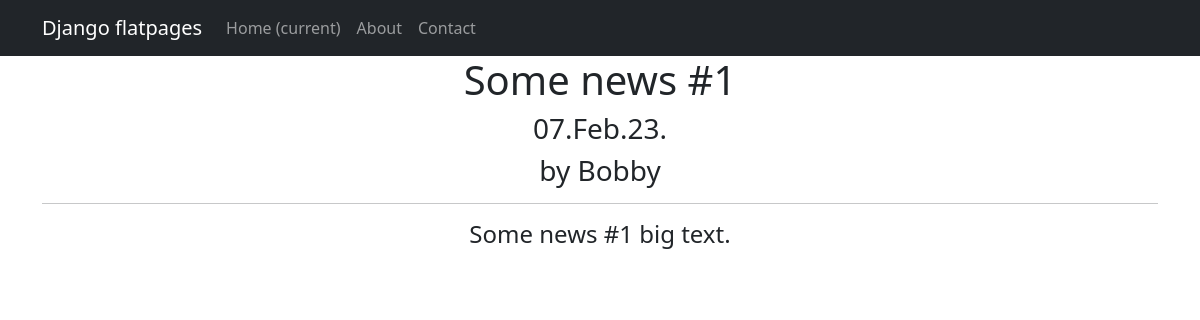
Screenshot of /news/1 with the database file from the repository.
### news/models.py (models this page shows, shortened)
class Post(models.Model):
    NEWS = 'NWS'
    ARTICLE = 'ART'
    CHOICES = [
        (NEWS, 'Новость'),
        (ARTICLE, 'Статья')
    ]
    author_of_post = models.ForeignKey(Author, on_delete=models.CASCADE)
    post_type = models.CharField(max_length=3, choices=CHOICES, default=ARTICLE)
    date_of_creation = models.DateTimeField(auto_now_add=True)
    post_category = models.ManyToManyField(Category, through='PostCategory')
    title = models.CharField(max_length=255)
    text = models.TextField()
    rating_of_post = models.IntegerField(default=0)

class Author(models.Model):
    author_user = models.OneToOneField(User, on_delete=models.CASCADE)
    rating_of_author = models.IntegerField(default=0)
    def __str__(self) -> str:
        return f"{self.author_user}"

### news/views.py (the view)
# urls.py: path('<int:pk>', PostDetail.as_view()),
class PostDetail(DetailView):
    model = Post
    template_name = 'post.html'
    context_object_name = 'post'
    def get_context_data(self, **kwargs):
        context = super().get_context_data(**kwargs)
        return context

### templates/post.html (shortened to what this page needs)
{% extends 'flatpages/default.html' %}
{% block content %}
<h1> {{ post.title }} </h1>
<h3> {{ post.date_of_creation|date:'d.M.y.' }}</h3>
<h3> by {{ post.author_of_post }}</h3>
<hr>
<h4> {{ post.text }} </h4>
{% endblock content %}

### rows the page displays
Post: title "Some news #1", date_of_creation "07.Feb.23.", author_of_post "Bobby", text "Some news #1 big text."
